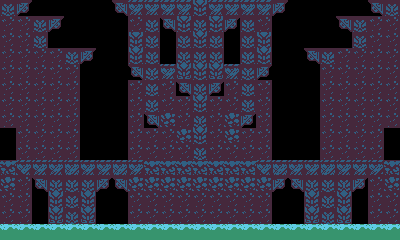

A level layout from a 2D game, rendered from its tile map. Below: a short description, then the map file with tile-grid data replaced by summaries:
An orthogonal 25x15 tile map with 16x16 px tiles, 2 tile layers (platform-env-static, platform-solid-static), 2 tilesets.

<map version="1.4" tiledversion="1.4.2" orientation="orthogonal" renderorder="right-down" width="25" height="15" tilewidth="16" tileheight="16" infinite="0" nextlayerid="4" nextobjectid="3">
 <editorsettings>
  <export target="level-tiles-01.json" format="json" />
 </editorsettings>
 <tileset firstgid="1" name="altar-tiles-01" tilewidth="16" tileheight="16" tilecount="16" columns="8">
  <image source="tiles-level.png" width="128" height="32" />
 </tileset>
 <tileset firstgid="17" name="altar-tiles-01" tilewidth="16" tileheight="16" tilecount="16" columns="8">
  <image source="tiles-level.png" width="128" height="32" />
 </tileset>
 <layer id="2" name="platform-env-static" width="25" height="15">
  <data>[375 cells, 266 non-empty, 9 distinct tile ids]</data>
 </layer>
 <layer id="1" name="platform-solid-static" width="25" height="15" locked="1">
  <data>[375 cells, 25 non-empty, 5 distinct tile ids]</data>
 </layer>
</map>